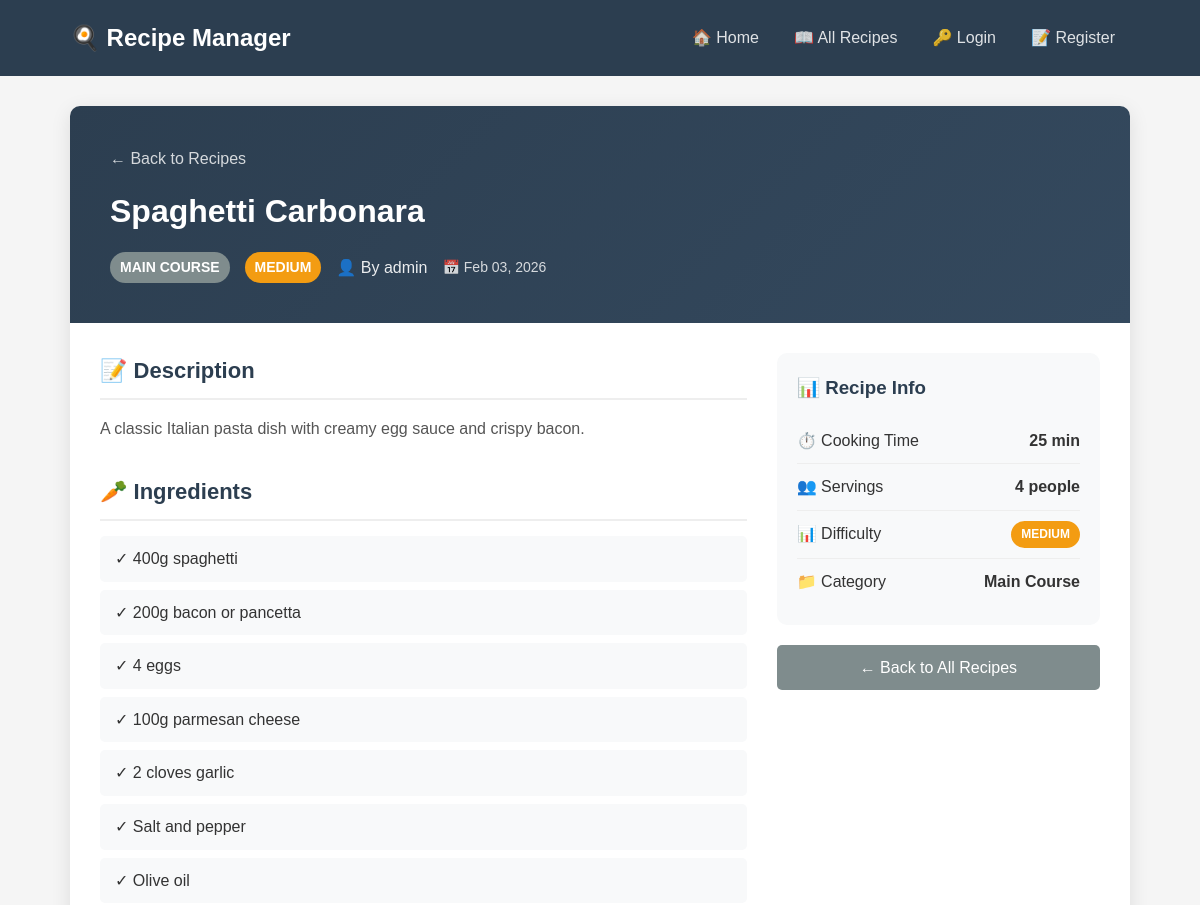
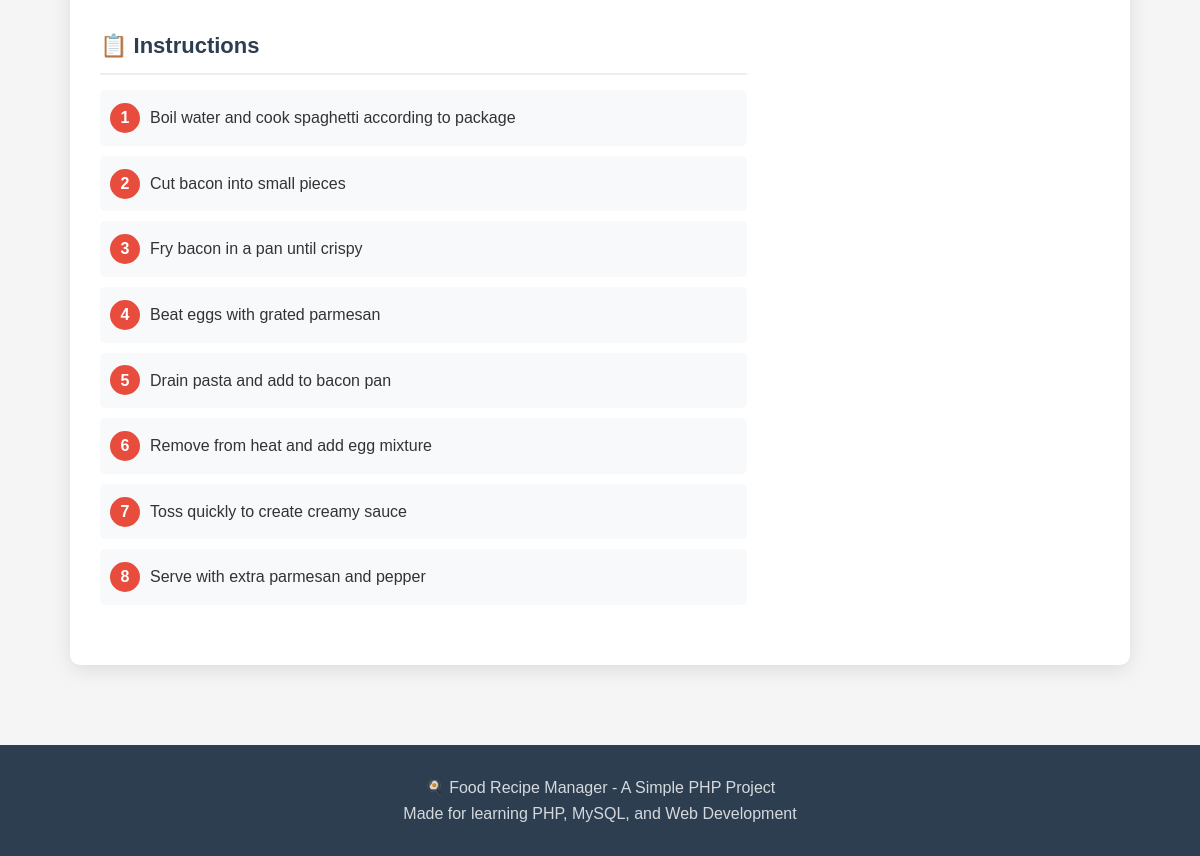
The app's page /public/view_recipe.php?id=1 with its own data (2 pictures, top to bottom).
### tables this page shows
CREATE TABLE IF NOT EXISTS recipes (
    id INT AUTO_INCREMENT PRIMARY KEY,
    user_id INT NOT NULL,
    recipe_name VARCHAR(200) NOT NULL,
    description TEXT,
    ingredients TEXT NOT NULL,
    instructions TEXT NOT NULL,
    category VARCHAR(50) DEFAULT 'Other',
    cooking_time INT DEFAULT 30,
    servings INT DEFAULT 4,
    difficulty VARCHAR(20) DEFAULT 'Medium',
    image VARCHAR(255) DEFAULT NULL,
    created_at TIMESTAMP DEFAULT CURRENT_TIMESTAMP,
    FOREIGN KEY (user_id) REFERENCES users(id) ON DELETE CASCADE
);

CREATE TABLE IF NOT EXISTS users (
    id INT AUTO_INCREMENT PRIMARY KEY,
    username VARCHAR(50) NOT NULL UNIQUE,
    email VARCHAR(100) NOT NULL UNIQUE,
    password VARCHAR(255) NOT NULL,
    created_at TIMESTAMP DEFAULT CURRENT_TIMESTAMP
);

### includes/functions.php (called while the page is built, shortened)
<?php
global $conn;
function safe($string)
{
    return htmlspecialchars($string, ENT_QUOTES, 'UTF-8');
}
function getRecipeById($id)
{
    global $conn;
    $sql = "SELECT recipes.*, users.username
            FROM recipes
            JOIN users ON recipes.user_id = users.id
            WHERE recipes.id = ?";
    $stmt = mysqli_prepare($conn, $sql);
    mysqli_stmt_bind_param($stmt, "i", $id);
    mysqli_stmt_execute($stmt);
    $result = mysqli_stmt_get_result($stmt);
    return mysqli_fetch_assoc($result);
}
function formatTime($minutes)
{
    if ($minutes < 60) {
        return $minutes . ' min';
    }
    $hours = floor($minutes / 60);
    $mins = $minutes % 60;
    return $hours . 'h ' . ($mins > 0 ? $mins . 'min' : '');
}
function getDifficultyColor($difficulty)
{
    switch ($difficulty) {
        case 'Medium':
            return 'warning';
    }
}
?>

### public/view_recipe.php (the view, shortened to what this page needs)
<?php
include '../includes/header.php';
$id = isset($_GET['id']) ? (int) $_GET['id'] : 0;
$recipe = getRecipeById($id);
?>
<div class="recipe-detail">
    <div class="recipe-header">
        <a href="recipes.php" style="color: rgba(255,255,255,0.8);">← Back to Recipes</a>
        <h1 style="margin-top: 15px;"><?php echo safe($recipe['recipe_name']); ?></h1>
        <div style="margin-top: 15px; display: flex; gap: 15px; align-items: center; flex-wrap: wrap;">
            <span class="badge badge-secondary" style="font-size: 14px;">
                <?php echo safe($recipe['category']); ?>
            </span>
            <span class="badge badge-<?php echo getDifficultyColor($recipe['difficulty']); ?>" style="font-size: 14px;">
                <?php echo safe($recipe['difficulty']); ?>
            </span>
            <span style="opacity: 0.9;">
                👤 By <?php echo safe($recipe['username']); ?>
            </span>
            <span style="opacity: 0.8; font-size: 14px;">
                📅 <?php echo date('M d, Y', strtotime($recipe['created_at'])); ?>
            </span>
        </div>
    </div>
    <div class="recipe-body">
        <div>
            <?php if ($recipe['description']): ?>
                <div class="recipe-section">
                    <h2>📝 Description</h2>
                    <p style="font-size: 16px; color: #555; line-height: 1.8;">
                        <?php echo nl2br(safe($recipe['description'])); ?>
                    </p>
                </div>
            <?php endif; ?>
            <div class="recipe-section">
                <h2>🥕 Ingredients</h2>
                <ul class="ingredient-list">
                    <?php
                    $ingredients = explode("\n", $recipe['ingredients']);
                    foreach ($ingredients as $ingredient):
                        $ingredient = trim($ingredient);
                        if ($ingredient != ''):
                            ?>
                            <li>✓ <?php echo safe($ingredient); ?></li>
                        <?php
                        endif;
                    endforeach;
                    ?>
                </ul>
            </div>
            <div class="recipe-section">
                <h2>📋 Instructions</h2>
                <ol class="instruction-list">
                    <?php
                    $instructions = explode("\n", $recipe['instructions']);
                    $step = 0;
                    foreach ($instructions as $instruction):
                        $instruction = trim($instruction);
                        if ($instruction != ''):
                            $step++;
                            ?>
                            <li data-step="<?php echo $step; ?>">
                                <?php echo safe($instruction); ?>
                            </li>
                        <?php
                        endif;
                    endforeach;
                    ?>
                </ol>
            </div>
        </div>
        <div>
            <div class="info-box">
                <h3>📊 Recipe Info</h3>
                <div class="info-item">
                    <span>⏱️ Cooking Time</span>
                    <strong><?php echo formatTime($recipe['cooking_time']); ?></strong>
                </div>
                <div class="info-item">
                    <span>👥 Servings</span>
                    <strong><?php echo $recipe['servings'] ? $recipe['servings'] . ' people' : 'Not specified'; ?></strong>
                </div>
                <div class="info-item">
                    <span>📊 Difficulty</span>
                    <span class="badge badge-<?php echo getDifficultyColor($recipe['difficulty']); ?>">
                        <?php echo safe($recipe['difficulty']); ?>
                    </span>
                </div>
                <div class="info-item">
                    <span>📁 Category</span>
                    <strong><?php echo safe($recipe['category']); ?></strong>
                </div>
            </div>
            <div style="margin-top: 20px; text-align: center;">
                <a href="recipes.php" class="btn btn-secondary" style="width: 100%;">
                    ← Back to All Recipes
                </a>
            </div>
        </div>
    </div>
</div>
<?php include '../includes/footer.php'; ?>

### assets/css/style.css (style rules this page uses)
* { margin: 0; padding: 0; box-sizing: border-box; }
body { font-family: Arial, sans-serif; background-color: #f5f5f5; color: #333; line-height: 1.6; }
a { text-decoration: none; color: inherit; }
.btn { display: inline-block; padding: 10px 20px; border: none; border-radius: 5px; cursor: pointer; font-size: 16px; transition: transform 0.2s, opacity 0.2s; }
.btn-secondary { background-color: #7f8c8d; color: white; }
.badge { display: inline-block; padding: 4px 10px; font-size: 12px; font-weight: bold; border-radius: 20px; text-transform: uppercase; }
.badge-warning { background-color: #f39c12; color: white; }
.badge-secondary { background-color: #7f8c8d; color: white; }
.recipe-detail { background: white; border-radius: 10px; box-shadow: 0 5px 20px rgba(0, 0, 0, 0.1); overflow: hidden; }
.recipe-header { background: linear-gradient(135deg, #2c3e50, #34495e); color: white; padding: 40px; }
.recipe-header h1 { font-size: 32px; margin-bottom: 15px; }
.recipe-body { display: grid; grid-template-columns: 2fr 1fr; gap: 30px; padding: 30px; }
.recipe-section { margin-bottom: 30px; }
.recipe-section h2 { font-size: 22px; color: #2c3e50; margin-bottom: 15px; padding-bottom: 10px; border-bottom: 2px solid #eee; }
.ingredient-list, .instruction-list { list-style: none; }
.ingredient-list li { padding: 10px 15px; background: #f8f9fa; border-radius: 5px; margin-bottom: 8px; }
.instruction-list li { padding: 15px; background: #f8f9fa; border-radius: 5px; margin-bottom: 10px; position: relative; padding-left: 50px; }
.instruction-list li::before { content: attr(data-step); position: absolute; left: 10px; top: 50%; transform: translateY(-50%); width: 30px; height: 30px; background: #e74c3c; color: white; border-radius: 50%; display: flex; align-items: center; justify-content: center; font-weight: bold; }
.info-box { background: #f8f9fa; padding: 20px; border-radius: 10px; }
.info-box h3 { margin-bottom: 15px; color: #2c3e50; }
.info-item { display: flex; justify-content: space-between; padding: 10px 0; border-bottom: 1px solid #eee; }
.info-item:last-child { border-bottom: none; }

### records on screen
recipes: recipe_name "Spaghetti Carbonara", category "MAIN COURSE", difficulty "MEDIUM", user.username "admin", created_at "Feb 03, 2026", description "A classic Italian pasta dish with creamy egg sauce and crispy bacon.", ingredients "400g spaghetti", ingredients "200g bacon or pancetta", ingredients "4 eggs", ingredients "100g parmesan cheese", ingredients "2 cloves garlic", ingredients "Salt and pepper", ingredients "Olive oil", instructions "Boil water and cook spaghetti according to package", instructions "Cut bacon into small pieces", instructions "Fry bacon in a pan until crispy", instructions "Beat eggs with grated parmesan", instructions "Drain pasta and add to bacon pan", instructions "Remove from heat and add egg mixture", instructions "Toss quickly to create creamy sauce", instructions "Serve with extra parmesan and pepper", cooking_time "25 min", servings "4", category "Main Course"
